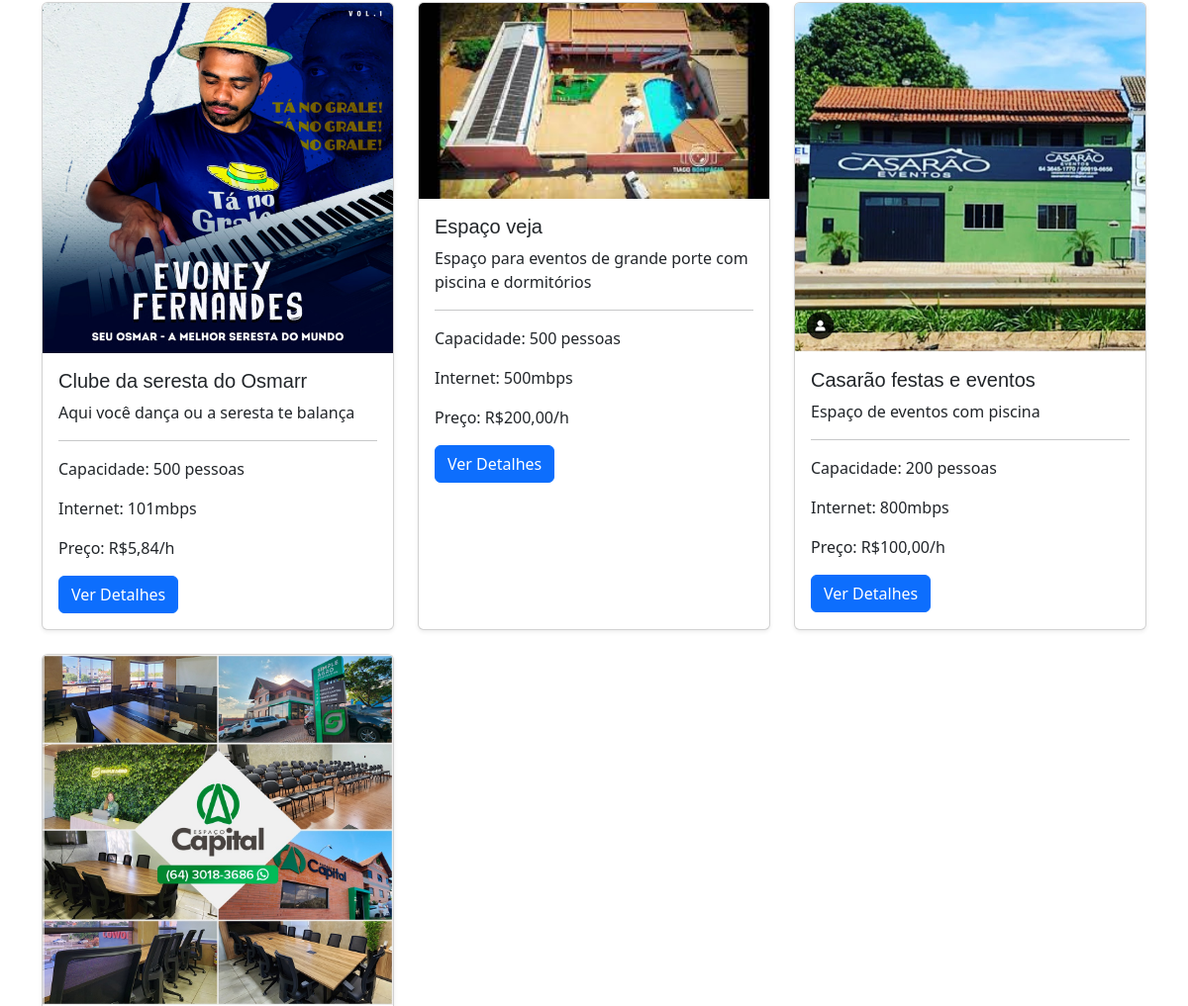
Before: / (middle part) with the older database file.
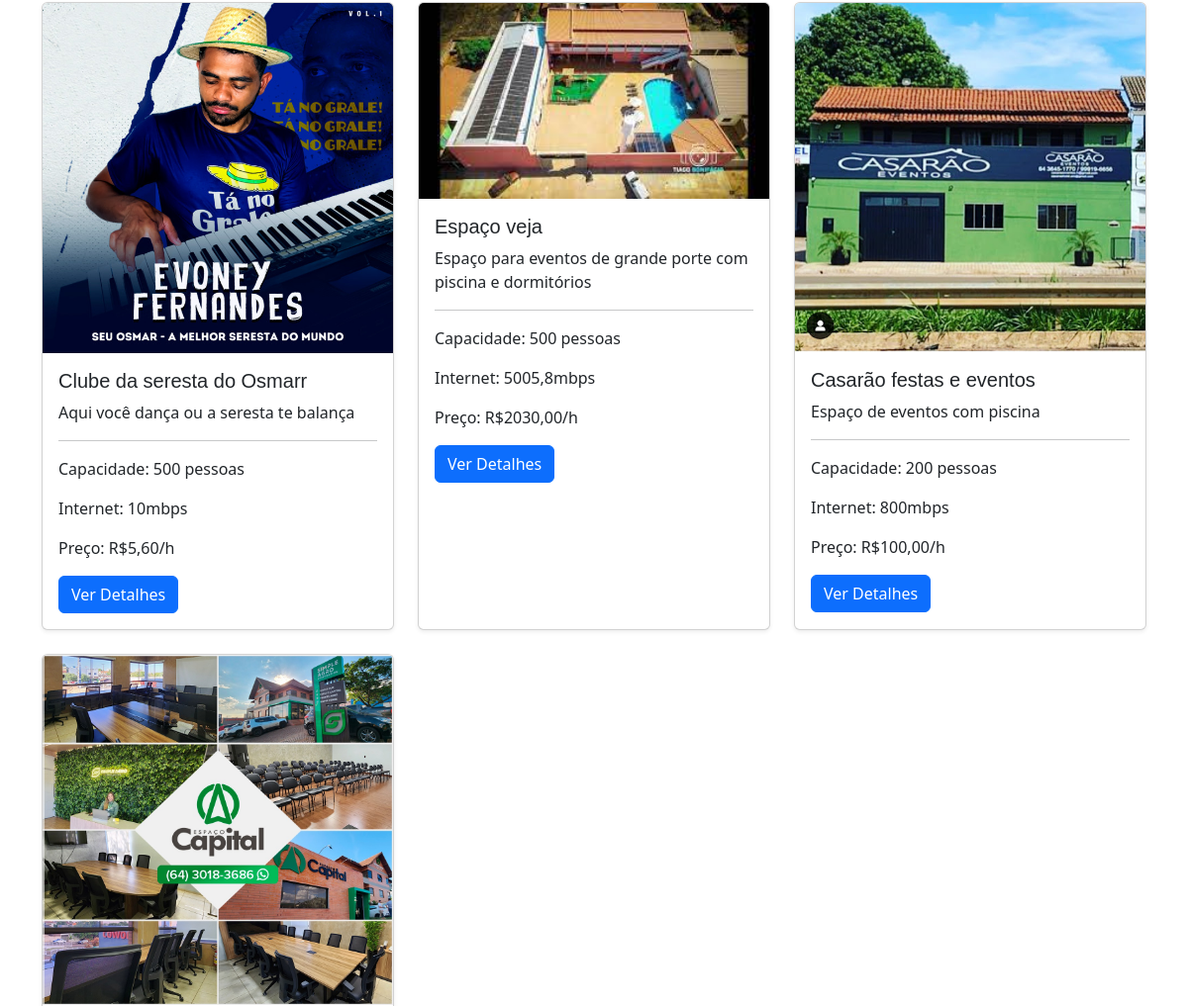
After: the same page with the newer database file.
### reservas/models.py (models this page shows, shortened)
class EspacoCoworking(models.Model):
    nome = models.CharField(max_length=100)
    endereco = models.CharField(max_length=200)
    frase_destaque = models.CharField(max_length=100, blank=True, null=True)
    descricao = models.TextField(blank=True, null=True)
    capacidade = models.IntegerField()
    preco_por_hora = models.DecimalField(max_digits=10, decimal_places=2)
    foto = models.ImageField(upload_to='fotos/', blank=True, null=True)
    latitude = models.FloatField(default=0)
    longitude = models.FloatField(default=0)
    prioridade = models.IntegerField(default=0)
    palavras_chave = models.TextField(blank=True, null=True, help_text='Separado por -')
    instagram = models.URLField(max_length=255, blank=True, null=True)
    facebook = models.URLField(max_length=255, blank=True, null=True)
    linkedin = models.URLField(max_length=255, blank=True, null=True)
    nome_espaco = models.CharField(max_length=255, blank=True, null=True)
    razao_social = models.CharField(max_length=255, blank=True, null=True)
    cep = models.CharField(max_length=20, blank=True, null=True)
    pais = models.CharField(max_length=100, blank=True, null=True)
    uf = models.CharField(max_length=2, blank=True, null=True)
    cidade = models.CharField(max_length=100, blank=True, null=True)
    bairro = models.CharField(max_length=100, blank=True, null=True)
    logradouro = models.CharField(max_length=255, blank=True, null=True)
    numero = models.CharField(max_length=10, blank=True, null=True)
    complemento = models.CharField(max_length=255, blank=True, null=True)
    logo = models.ImageField(upload_to='logos/', blank=True, null=True)
    foto_horizontal = models.ImageField(upload_to='fotos_espaco/', blank=True, null=True)
    nome_proprietario = models.CharField(max_length=255, blank=True, null=True)
    email_proprietario = models.EmailField(blank=True, null=True)
    telefone_proprietario = models.CharField(max_length=20, blank=True, null=True)
    nome_gerente = models.CharField(max_length=255, blank=True, null=True)
    email_gerente = models.EmailField(blank=True, null=True)
    telefone_gerente = models.CharField(max_length=20, blank=True, null=True)
    titular_conta = models.CharField(max_length=255, blank=True, null=True)
    banco = models.CharField(max_length=100, blank=True, null=True)
    agencia = models.CharField(max_length=20, blank=True, null=True)
    conta = models.CharField(max_length=20, blank=True, null=True)
    tipo_conta = models.CharField(max_length=50, blank=True, null=True)
    tipo_pix = models.CharField(max_length=50, blank=True, null=True)
    pix = models.CharField(max_length=100, blank=True, null=True)
    cafe = models.BooleanField(default=False)
    cha = models.BooleanField(default=False)
    massagem = models.BooleanField(default=False)
    outros_diferenciais = models.CharField(max_length=255, blank=True, null=True)
    wifi = models.BooleanField(default=False)
    acessibilidade = models.BooleanField(default=False)
    acesso24h = models.BooleanField(default=False)
    playground_kids = models.BooleanField(default=False)
    ar_condicionado = models.BooleanField(default=False)
    area_alimentacao = models.BooleanField(default=False)
    biblioteca = models.BooleanField(default=False)
    cabine_call = models.BooleanField(default=False)
    cozinha = models.BooleanField(default=False)
    espaco_pet = models.BooleanField(default=False)
    espaco_convivencia = models.BooleanField(default=False)
    lounge = models.BooleanField(default=False)
    galeria_arte = models.BooleanField(default=False)
    geladeira = models.BooleanField(default=False)
    gerador_eletricidade = models.BooleanField(default=False)
    jardim = models.BooleanField(default=False)
    quadro_branco = models.BooleanField(default=False)
    recepcao = models.BooleanField(default=False)
    sala_descompressao = models.BooleanField(default=False)
    sala_jogos = models.BooleanField(default=False)
    varanda = models.BooleanField(default=False)
    vestuario = models.BooleanField(default=False)
    velocidade_internet = models.CharField(max_length=50, blank=True, null=True)
    auditorio = models.BooleanField(default=False)
    cafeteria = models.BooleanField(default=False)
    coliving = models.BooleanField(default=False)
    espaco_eventos = models.BooleanField(default=False)
    estudio_gravacao = models.BooleanField(default=False)
    restaurante = models.BooleanField(default=False)
    fotos_area_comum = models.ImageField(upload_to='fotos_areas_comuns/', blank=True, null=True)
    fotos_area_compartilhada = models.ImageField(upload_to='fotos_areas_compartilhadas/', blank=True, null=True)
    fotos_salas_privativas = models.ImageField(upload_to='fotos_salas_privativas/', blank=True, null=True)
    outras_fotos = models.ImageField(upload_to='outras_fotos/', blank=True, null=True)
    proprietario = models.ForeignKey(User, on_delete=models.CASCADE)
    class Meta:
        verbose_name = "Espaço de Coworking"
        verbose_name_plural = "Espaços de Coworking"
        ordering = ['prioridade']  # Ordena os espaços pelo nome de forma padrão

### reservas/views.py (the view)
# urls.py: path('', reservas_views.index, name='index'),
def index(request):
    espacos = EspacoCoworking.objects.all()
    espacosJ = EspacoCoworking.objects.all()
    espacos_json = serialize('json', espacosJ)
    espacos_json = json.loads(espacos_json)
    context = {
        'espacos': espacos,
        'espacosJ': json.dumps(espacos_json)
    }
    return render(request, 'reservas/index.html', context)

### reservas/templates/reservas/index.html (shortened to what this page needs)
{% load static %}
<!DOCTYPE html>
<html lang="en">
<head>
    <link href="{% static 'vendor/bootstrap-icons/bootstrap-icons.css' %}" rel="stylesheet">
    <link href="{% static 'css/main.css' %}" rel="stylesheet">
    <link href="{% static 'vendor/bootstrap/css/bootstrap.min.css' %}" rel="stylesheet">
    <link href="{% static 'vendor/aos/aos.css' %}" rel="stylesheet">
    <link href="{% static 'vendor/glightbox/css/glightbox.min.css' %}" rel="stylesheet">
    <link href="{% static 'vendor/swiper/swiper-bundle.min.css' %}" rel="stylesheet">
</head>
<body class="index-page">
    <main class="main">
        <section id="spaces" class="services section">
            <main class="main mt-5">
                <section class="section">
                    <div class="container" data-aos="fade-up">
                        <div class="row gy-4" id="listaEspacos">
                            {% for espaco in espacos %}
                            <div class="col-lg-4 col-md-6">
                                <div class="card h-100 shadow-sm">
                                    <img src="{{ espaco.foto.url }}" class="card-img-top" alt="Imagem do Espaço">
                                    <div class="card-body">
                                        <h5 class="card-title">{{ espaco.nome }}</h5>
                                        <p class="card-text">{{ espaco.frase_destaque  }} </p>
                                        <hr>
                                        <p class="description">Capacidade: {{ espaco.capacidade }} pessoas</p>
                                        <p class="description">Internet: {{ espaco.velocidade_internet }}mbps</p>
                                        <p class="description">Preço: R${{ espaco.preco_por_hora }}/h</p>
                                        <a href="{% url 'detalhe_espaco' espaco.id %}" class="btn btn-primary">Ver Detalhes</a>
                                    </div>
                                </div>
                            </div>
                            {% empty %}
                            <p>Não há espaços de coworking disponíveis no momento.</p>
                            {% endfor %}
                        </div>
                    </div>
                </section>
            </main>
        </section>
    </main>
</body>
</html>

Changed rows visible on the page:
changed EspacoCoworking "Clube da seresta do Osmarr": velocidade_internet "101" → "10"; preco_por_hora "5,84" → "5,60"
changed EspacoCoworking "Espaço veja": velocidade_internet "500" → "5005,8"; preco_por_hora "200,00" → "2030,00"
